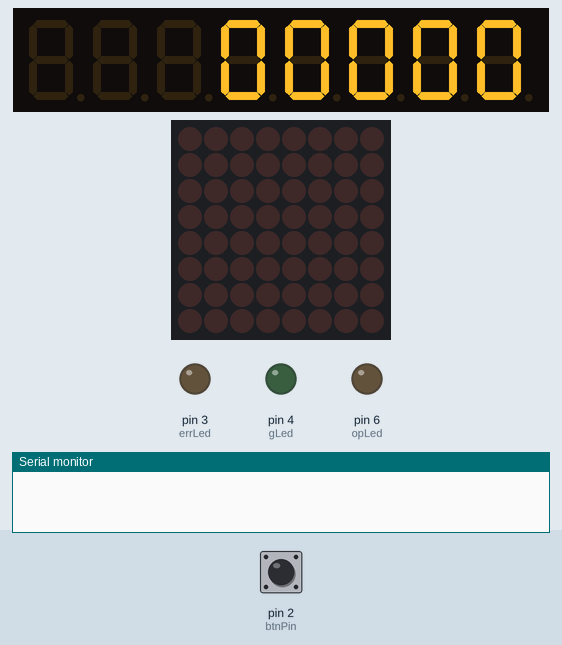
A sketch run on a simulated Arduino Uno, built with avr-gcc and run on an emulated ATmega328P. On the bench: 8-digit seven-segment display, 8×8 LED matrix, output pins drawn as LEDs (lit = HIGH), the last lines printed to the serial monitor. Inputs (shaded band) come from the test bench; at power-on: pin 2 (btnPin) LOW.

Above: at 1.2 s.
1.3 s: pin 2 (btnPin) pulled HIGH for 0.15 s
At 1.37 s:
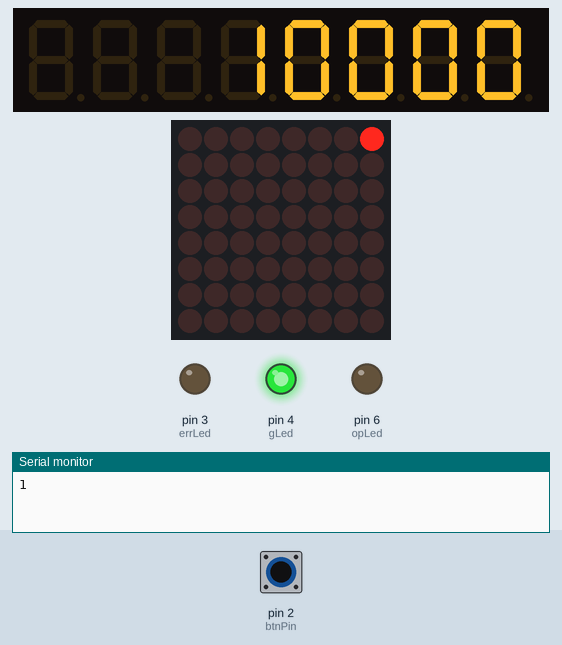
2.9 s: pin 2 (btnPin) pulled HIGH for 3.2 s
At 7.2 s:
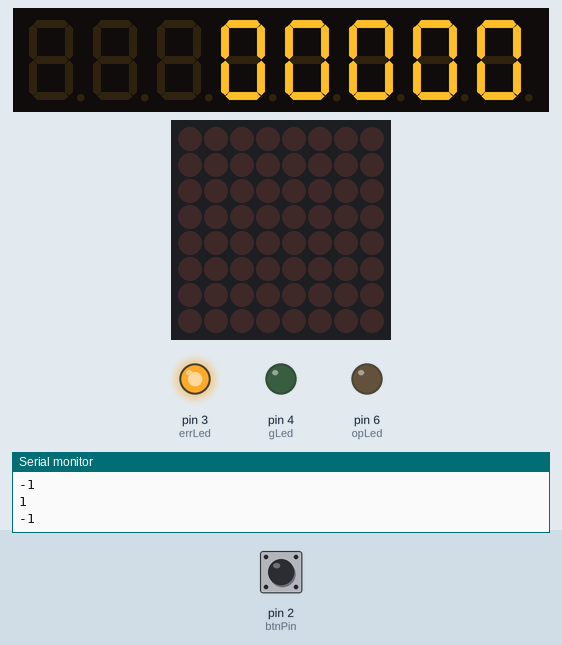
Timing chart, 0 to 8.7 s (numbered marks = the images above; inputs shaded):
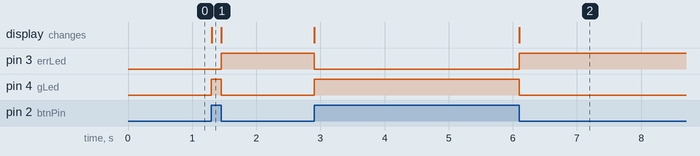

Measured:
- after the input at 1.3 s, pin 3 (errLed): LOW → HIGH after 0.15 s; pin 4 (gLed): LOW → HIGH at once, → LOW 0.15 s later; the display: changes at once (image 1)
- after the input at 2.9 s, pin 3 (errLed): HIGH → LOW at once, → HIGH 3.2 s later; pin 4 (gLed): LOW → HIGH at once, → LOW 3.2 s later; the display: first changes at once (image 2 shows a later state)

The sketch:

fiveDigit_rotaryEncoder_testing_v001.pde
```cpp
#include <stdio.h>
#include <PString.h>

//int digitOnTime = 1; // single digit time on in ms
//int digitOnTime = 256; // single digit time on in ms

#define digitOnTime 0
#define dimTime 20
#define oneSec 500

#define btnPin 2
#define opLed 6
#define errLed 3
#define rLed 6
#define gLed 4
#define bLed 3


const int timer = 1000;           // The higher the number, the slower the timing.

int opLedState = LOW;
int colons = 0;

long previousMillis = 0;
volatile long periodCount = 0;
volatile long nowCount = 0;


volatile long starttime = 94702;
int seconds = 50;
int minutes = 59;
int hours = 0;
int hrs1 = 0;
int hrs2 = 0;
int mins1 = 0;
int mins2 = 0;
int sec = 0;
int secs1 = 9;
int secs2 = 0;
int one = 10;
int two = 10;
int three = 10;
int four = 10;
int five = 10;
char ascii[6];


/* we always wait a bit between updates of the display */
unsigned long delaytime=20;


//We always have to include the library
#include "LedControl.h"

/*
 Now we need a LedControl to work with.
 ***** These pin numbers will probably not work with your hardware *****
 pin 12 is connected to the DataIn
 pin 11 is connected to the CLK
 pin 10 is connected to LOAD
 We have only a single MAX72XX.
 */
LedControl lc=LedControl(13,12,11,1);
LedControl ledbar=LedControl(16,15,14,1);


void dec_bin(int number) {
 int x, y;
 x = y = 0;

 for(y = 7; y >= 0; y--) {
  x = number / (1 << y);
  number = number - x * (1 << y);
  Serial.print(x);
 }

 Serial.println("\n");

}


//begin RTC stuff
#include "Wire.h"
#define DS3232_I2C_ADDRESS 0x68

// Convert normal decimal numbers to binary coded decimal
byte decToBcd(byte val)
{
  return ( (val/10*16) + (val%10) );
}

// Convert binary coded decimal to normal decimal numbers
byte bcdToDec(byte val)
{
  return ( (val/16*10) + (val%16) );
}

// Stops the DS3232, but it has the side effect of setting seconds to 0
// Probably only want to use this for testing
/*void stopDS3232()
{
  Wire.beginTransmission(DS3232_I2C_ADDRESS);
  Wire.send(0);
  Wire.send(0x80);
  Wire.endTransmission();
}*/

// 1) Sets the date and time on the DS3232
// 2) Starts the clock
// 3) Sets hour mode to 24 hour clock
// Assumes you're passing in valid numbers
void setDateDS3232(byte second,        // 0-59
                   byte minute,        // 0-59
                   byte hour,          // 1-23
                   byte dayOfWeek,     // 1-7
                   byte dayOfMonth,    // 1-28/29/30/31
                   byte month,         // 1-12
                   byte year)          // 0-99
{
   Wire.beginTransmission(DS3232_I2C_ADDRESS);
   Wire.send(0);
   Wire.send(decToBcd(second));    // 0 to bit 7 starts the clock
   Wire.send(decToBcd(minute));
   Wire.send(decToBcd(hour));      // If you want 12 hour am/pm you need to set
                                   // bit 6 (also need to change readDateDS3232)
   Wire.send(decToBcd(dayOfWeek));
   Wire.send(decToBcd(dayOfMonth));
   Wire.send(decToBcd(month));
   Wire.send(decToBcd(year));
   Wire.endTransmission();

}

// Gets the date and time from the DS3232
void getDateDS3232(byte *second,
          byte *minute,
          byte *hour,
          byte *dayOfWeek,
          byte *dayOfMonth,
          byte *month,
          byte *year)

{
  // Reset the register pointer
  Wire.beginTransmission(DS3232_I2C_ADDRESS);
  Wire.send(0);
  Wire.endTransmission();

  Wire.requestFrom(DS3232_I2C_ADDRESS, 7);

  // A few of these need masks because certain bits are control bits
  *second     = bcdToDec(Wire.receive() & 0x7f);
  *minute     = bcdToDec(Wire.receive());
  *hour       = bcdToDec(Wire.receive() & 0x3f);  // Need to change this if 12 hour am/pm
  *dayOfWeek  = bcdToDec(Wire.receive());
  *dayOfMonth = bcdToDec(Wire.receive());
  *month      = bcdToDec(Wire.receive());
  *year       = bcdToDec(Wire.receive());


}

//end RTC stuff


void rtcSetup() {

  byte second, minute, hour, dayOfWeek, dayOfMonth, month, year;

  Wire.begin();

  //DS3232 RTC setup bits.
  // Change these values to what you want to set your clock to.
  // You probably only want to set your clock once and then remove
  // the setDateDS3232 call.
  second = 30;
  minute = 30;
  hour = 16;
  dayOfWeek = 2;
  dayOfMonth = 24;
  month = 5;
  year = 10;
  //setDateDS3232(second, minute, hour, dayOfWeek, dayOfMonth, month, year);

}


byte second, minute, hour, dayOfWeek, dayOfMonth, month, year;

long now = 0;
int errs = 0;

void rtcGrab() {

//  now = millis();
//  if (now - previousMillis > oneSec) {
    // save the last we updated tenths
//    previousMillis = now;
    seconds++;

    if (seconds >= 60) {
      seconds = 0;
      minutes++;
      if (minutes >= 60) {
        minutes = 0;
        hours++;
        if (hours >= 24) {
          hours = 0;
        }
      }
    }

/*    if (digitalRead(btnPin))  {
      // toggle dimmer flag
      if (dim ==1) {
          dim = 0;
      } else {
        dim = 1;
      }
    }
*/


    getDateDS3232(&second, &minute, &hour, &dayOfWeek, &dayOfMonth, &month, &year);

    if (hour > 23 || minute > 59 || second > 59 || month > 12 || dayOfMonth > 31 || year >> 99 || dayOfWeek > 7) {
      errs++;
      Serial.print("error #");
      Serial.print(errs, DEC);
      Serial.print(", data= ");
      Serial.print(hour, DEC);
      Serial.print(":");
      Serial.print(minute, DEC);
      Serial.print(":");
      Serial.print(second, DEC);
      Serial.print("  ");
      Serial.print(month, DEC);
      Serial.print("/");
      Serial.print(dayOfMonth, DEC);
      Serial.print("/");
      Serial.print(year, DEC);
      Serial.print("  Day_of_week:");
      Serial.println(dayOfWeek, DEC);

    } else {
      Serial.print(", data= ");
      Serial.print(hour, DEC);
      Serial.print(":");
      Serial.print(minute, DEC);
      Serial.print(":");
      Serial.print(second, DEC);
      Serial.print("  ");
      Serial.print(month, DEC);
      Serial.print("/");
      Serial.print(dayOfMonth, DEC);
      Serial.print("/");
      Serial.print(year, DEC);
      Serial.print("  Day_of_week:");
      Serial.println(dayOfWeek, DEC);

    }


  // hours digiting
  if ( hour < 10 ) {
    hrs1 = 255;
  } else {
    hrs1 = round(hour/10);
  }
  hrs2 = (hour % 10);

  // minutes digiting
  if ( minute < 10 ) {
    mins1 = 0;
  } else {
    mins1 = round(minute/10);
  }
  mins2 = (minute % 10);

  // seconds digiting
  if ( second < 10 ) {
    secs1 = 0;
  } else {
    secs1 = round(second/10);
  }
  secs2 = (second % 10);

//  lc.setDigit(0,0,hrs1,false);
  lc.setDigit(0,0,hrs2,false);
  lc.setDigit(0,1,mins1,false);
  lc.setDigit(0,2,mins2,false);
  lc.setDigit(0,3,secs1,false);
  lc.setDigit(0,4,secs2,false);

//  } else {
//    Serial.println("interval not passed");
//  }

}


int lastRotary = 0;
int nowRotary = 0;
boolean h1last = 0;
int lastf = 0;

#define h1pin 2
#define h2pin 15
#define h3pin 16


int checkRotary() {

  boolean h1 = (digitalRead(h1pin));
  boolean h2 = (digitalRead(h2pin));
  boolean h3 = (digitalRead(h3pin));

  /*
    so we have a rotary encoder^H^H^H^H^H^H^H^H^H^H cdrom-drive motor,
    with three Hall-effect sensors, which are hooked up to comparator
    gates.  What we wind up with is a truth table that can tell you
    whether we are moving or not, AND which direction, naturally
    important for use as a human interface control.

    So each hall effect is boolean output of the comparator, and we put em
    all together into nowRotary.  Apparently its little-endian.
    h1    0   0   0   0   1   1   1   1
    h2    0   0   1   1   0   0   1   1
    h3    0   1   0   1   0   1   0   1
---------------------------------------
   now    0   1   2   3   4   5   6   7


with
#define h1pin 2
#define h2pin 15
#define h3pin 16

001
101
100
110
010
011

#define h1pin 2
#define h2pin 16
#define h3pin 15
001
011
010
110
100
101

*/

  nowRotary = ((h3 << 2) | (h2 << 1) | h1);
//  Serial.print << "according to cminus, now = " << nowRotary << '\n';
//  Serial.print("according to cminus, now = ");
//  Serial.println(nowRotary);

//  nowRotary = (h3+(h2*2)+(h1*4));
//  Serial << "according to ball,   now = " << nowRotary << '\n';
//  Serial.print("according to ball,   now = ");
//  Serial.println(nowRotary);
  int f = 0;

 if (nowRotary == lastRotary) {
   return(0);
 } else {

  //Serial.print("according to cminus,   now = ");
  //Serial.println(nowRotary);
  if (nowRotary > lastRotary) f = 1;
  if (nowRotary < lastRotary) f = -1;
  lastRotary = nowRotary;

//  Serial.print("according to old way, f=");
//  Serial.println(f);
/* this doesnt work and i dont understand it
  f = 0;
  if (h1 != h1last) {       // clock pin has changed value... now we can do stuff
    h3 = h1^h2^h3;              // work out direction using an XOR
    if ( h3 ) {
      f=-1;            // non-zero is Anti-clockwise
    } else {
      f=1;            // zero is therefore anti-clockwise
    }
    h1last = h1;            // store current clock state for next pass
  } else {
    f = 0;
  }

  Serial.print ("Jog:: count:");
  Serial.println(f);
*/


/* works! but too fast:
  switch (nowRotary) {
    case 0:
      f = 0;
      break;
    case 1:
      f = 1;
      break;
    case 5:
      f = 2;
      break;
    case 4:
      f = 3;
      break;
    case 6:
      f = 4;
      break;
    case 2:
      f = 5;
      break;
    case 3:
      f = 6;
      break;
    case 7:
      f = 7;
      break;
  }
  */
  switch (nowRotary) {
    // cases are in the order in which they occur when rotating the thing.  used to map order into something that is actually in order.  need some fancy bit math i think to do better.
    case 1:
      f = 1;
      break;
    case 5:
      f = 1;
      break;
    case 4:
      f = 3;
      break;
    case 6:
      f = 3;
      break;
    case 2:
      f = 5;
      break;
    case 3:
      f = 5;
      break;
  }

  int r = 0;
  if (f > lastf) r=1;
  if (f < lastf) r=-1;
  if (f == lastf) r=0;
  // two special cases, basically for overflow
  if (f == 1 && lastf == 5) r=1;
  if (f == 5 && lastf == 1) r=-1;
  lastf = f;

  if (r == 1 ) { digitalWrite(gLed, HIGH); digitalWrite(bLed, LOW); }
  if (r == -1 ) { digitalWrite(gLed, LOW); digitalWrite(bLed, HIGH); }
  Serial.println(r);
  lastRotary = nowRotary;
  return(r);

 }
}


void setup() {
  Serial.begin(57600);
  pinMode(btnPin, INPUT);
  pinMode(h1pin, INPUT);
  pinMode(h2pin, INPUT);
  pinMode(h3pin, INPUT);
  //attachInterrupt(0, upCount, RISING);
  pinMode(opLed, OUTPUT);
  pinMode(errLed, OUTPUT);
  pinMode(rLed, OUTPUT);
  pinMode(gLed, OUTPUT);
  pinMode(bLed, OUTPUT);

  digitalWrite(rLed, HIGH);
  // The MAX72XX is in power-saving mode on startup,
  // we have to do a wakeup call

  lc.shutdown(0,false);
  // Set the brightness to a medium values
  lc.setIntensity(0,15);
  // and clear the display
  lc.clearDisplay(0);


  ledbar.shutdown(0,false);
  // Set the brightness to a medium values
  ledbar.setIntensity(0,8);
  // and clear the display
  ledbar.clearDisplay(0);

  //rtcSetup();
  // rtcGrab();
}

void upCount() {
  periodCount++;
}


/*
 This method will display the characters for the
 word "Arduino" one after the other on digit 0.
 */
void writeArduinoOn7Segment() {
  lc.setChar(0,0,'a',false);
  delay(delaytime);
  lc.setRow(0,0,0x05);
  delay(delaytime);
  lc.setChar(0,0,'d',false);
  delay(delaytime);
  lc.setRow(0,0,0x1c);
  delay(delaytime);
  lc.setRow(0,0,B00010000);
  delay(delaytime);
  lc.setRow(0,0,0x15);
  delay(delaytime);
  lc.setRow(0,0,0x1D);
  delay(delaytime);
  lc.clearDisplay(0);
  delay(delaytime);
}

/*
  This method will scroll all the hexa-decimal
 numbers and letters on the display. You will need at least
 four 7-Segment digits. otherwise it won't really look that good.
 */
void scrollDigits() {
  for(int i=0;i<16;i++) {
    lc.setDigit(0,5,i,false);
    lc.setDigit(0,4,i+1,false);
    lc.setDigit(0,3,i+2,false);
    lc.setDigit(0,2,i+3,false);
    lc.setDigit(0,1,i+4,false);
    lc.setDigit(0,0,i+5,false);

    ledbar.setDigit(0,6,i,false);
    ledbar.setDigit(0,5,i+1,false);
    ledbar.setDigit(0,4,i+2,false);
    ledbar.setDigit(0,3,i+3,false);
    ledbar.setDigit(0,2,i+4,false);
    ledbar.setDigit(0,1,i+5,false);
    ledbar.setDigit(0,0,i+6,false);
    delay(delaytime);
  }
  lc.clearDisplay(0);
  delay(delaytime);
}


void updateDisplay() {
  //  lc.clearDisplay(0);
  // delay(delaytime*20);

  //lc.setDigit(0,0,((periodCount / 100000) % 10),false);
  lc.setDigit(0,0,((periodCount / 10000) % 10),false);
  lc.setDigit(0,1,((periodCount / 1000) % 10),false);
  lc.setDigit(0,2,((periodCount / 100) % 10),false);
  lc.setDigit(0,3,((periodCount / 10) % 10),false);
  lc.setDigit(0,4,(periodCount % 10),false);


//  binthing = dec_bin(periodCount);
  ledbar.setRow(0,0,periodCount);
//  ledbar.setDigit(0,0,(periodCount % 10),false);
//  ledbar.setDigit(0,1,((periodCount / 10) % 10),false);
//  ledbar.setDigit(0,2,((periodCount / 100) % 10),false);
//  ledbar.setDigit(0,3,((periodCount / 1000) % 10),false);
//  ledbar.setDigit(0,4,((periodCount / 10000) % 10),false);
//  ledbar.setDigit(0,5,((periodCount / 100000) % 10),false);
//  ledbar.setDigit(0,6,((periodCount / 1000000) % 10),false);


  //    if (opLedState == HIGH) {
  //      periodCount++;
  //    }

}


int lastsecs = 0;
byte shorty;

void loop() {
  //digitalWrite(rLed, HIGH);
  //writeArduinoOn7Segment();
  //scrollDigits();

  //checkRotary();

//  for(int i=0;i<16;i++) {


//  }

/*
  ledbar.setRow(0,0,B10000000);
  ledbar.setRow(0,1,B10000000);
  ledbar.setRow(0,2,B10000000);
  ledbar.setRow(0,3,B10000000);
  ledbar.setRow(0,4,B10000000);
  ledbar.setRow(0,5,B10000000);
  ledbar.setRow(0,6,B10000000);
  delay(delaytime);
  ledbar.setRow(0,0,B00000001);
  ledbar.setRow(0,1,B00000001);
  ledbar.setRow(0,2,B00000001);
  ledbar.setRow(0,3,B00000001);
  ledbar.setRow(0,4,B00000001);
  ledbar.setRow(0,5,B00000001);
  ledbar.setRow(0,6,B00000001);
  delay(delaytime);
  ledbar.setRow(0,0,B00000010);
  ledbar.setRow(0,1,B00000010);
  ledbar.setRow(0,2,B00000010);
  ledbar.setRow(0,3,B00000010);
  ledbar.setRow(0,4,B00000010);
  ledbar.setRow(0,5,B00000010);
  ledbar.setRow(0,6,B00000010);
  delay(delaytime);
  ledbar.setRow(0,0,B00000100);
  ledbar.setRow(0,1,B00000100);
  ledbar.setRow(0,2,B00000100);
  ledbar.setRow(0,3,B00000100);
  ledbar.setRow(0,4,B00000100);
  ledbar.setRow(0,5,B00000100);
  ledbar.setRow(0,6,B00000100);
  delay(delaytime);
  ledbar.setRow(0,0,B00001000);
  ledbar.setRow(0,1,B00001000);
  ledbar.setRow(0,2,B00001000);
  ledbar.setRow(0,3,B00001000);
  ledbar.setRow(0,4,B00001000);
  ledbar.setRow(0,5,B00001000);
  ledbar.setRow(0,6,B00001000);
  delay(delaytime);
  ledbar.setRow(0,0,B00010000);
  ledbar.setRow(0,1,B00010000);
  ledbar.setRow(0,2,B00010000);
  ledbar.setRow(0,3,B00010000);
  ledbar.setRow(0,4,B00010000);
  ledbar.setRow(0,5,B00010000);
  ledbar.setRow(0,6,B00010000);
  delay(delaytime);
  ledbar.setRow(0,0,B00100000);
  ledbar.setRow(0,1,B00100000);
  ledbar.setRow(0,2,B00100000);
  ledbar.setRow(0,3,B00100000);
  ledbar.setRow(0,4,B00100000);
  ledbar.setRow(0,5,B00100000);
  ledbar.setRow(0,6,B00100000);
  delay(delaytime);
  ledbar.setRow(0,0,B01000000);
  ledbar.setRow(0,1,B01000000);
  ledbar.setRow(0,2,B01000000);
  ledbar.setRow(0,3,B01000000);
  ledbar.setRow(0,4,B01000000);
  ledbar.setRow(0,5,B01000000);
  ledbar.setRow(0,6,B01000000);
  delay(delaytime);
  ledbar.clearDisplay(0);
*/
/*
  if ((second > lastsecs) || (second == 0 && lastsecs == 59)) {
    lastsecs = second;
    Serial.print("second = ");
    Serial.println(second);
    if ( colons == 0 ) {
      ledbar.setRow(0,5,B01010101);
      ledbar.setRow(0,6,B10101010);
      colons = 1;
    } else {
      ledbar.setRow(0,6,B01010101);
      ledbar.setRow(0,5,B10101010);
      colons = 0;
    }
    shorty = ~(byte(second));
    ledbar.setRow(0,0, shorty);
    shorty = ~(byte(minute));
    ledbar.setRow(0,1, shorty);
    shorty = ~(byte(hour));
    ledbar.setRow(0,2, shorty);
  }
*/


  periodCount += checkRotary();

/*    Serial.print(periodCount);
    Serial.print(" button pushes so far, and digit should be ");
    Serial.println((periodCount / 10) % 10);
    Serial.println(periodCount % 10);
    // toggle opLedState
*/

    if (opLedState == LOW) {
      opLedState = HIGH;
    } else {
      opLedState = LOW;
    }

    //dec_bin(periodCount);

    //digitalWrite(opLed, opLedState);
    digitalWrite(rLed, LOW);
    updateDisplay();


  // do this just once in setup so that we can play with the encoder
  // rtcGrab();
  //delay(500);


}
```
